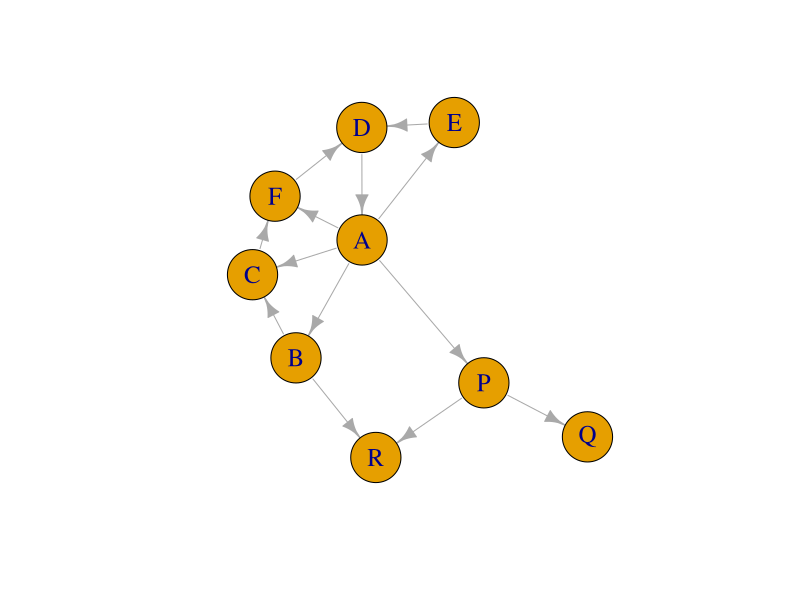
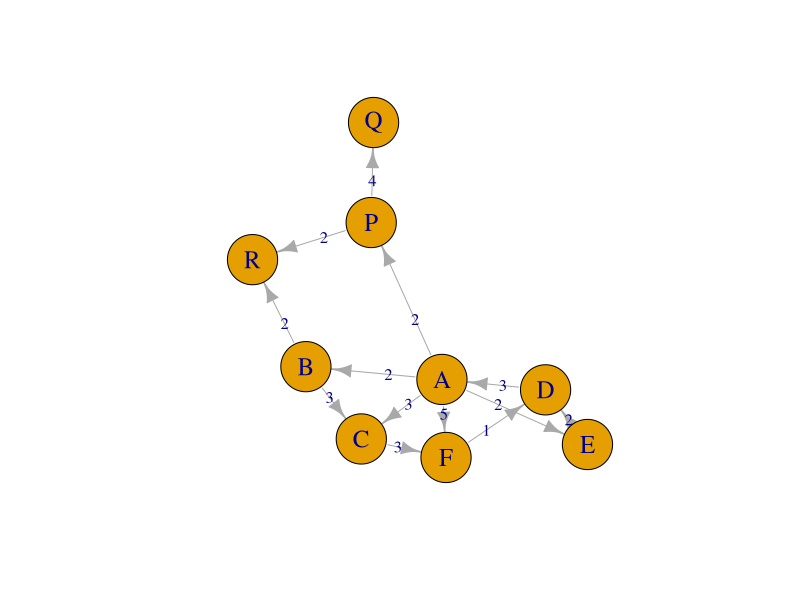

These figures' R source, in order:
library(igraph)
options(repr.plot.width = 12, repr.plot.height =8)

df <- data.frame("n1" = c('A','A','A','A','B','C','F','E','D','A','P','P','B'),
                 "n2" = c('B','C','E','F','C','F','D','D','A','P','Q','R','R'),
                 "weight"= c(2,3,2,5,3,3,1,2,3,2,4,2,2))
df

graph_df <- graph_from_data_frame(df, directed=T)
plot(graph_df,vertex.size=30 , vertex.label.cex=1.5)

graph_df <- set_edge_attr(graph_df,"label", value = E(graph_df)$weight)
plot(graph_df,vertex.size=30 , vertex.label.cex=1.5)

# Compute shortest path using dijkstra algorithm with mode 'out'
distances(graph_df, v = c('A'), to= c('F','D'), mode = c('out'), algorithm = c('dijkstra'))

# Compute shortest path using bellman ford algorithm with mode 'out'
distances(graph_df, v = c('P'), to= c('Q','B'), mode = c('out'), algorithm = c('bellman-ford'))

# Compute shortest path using dijkstra algorithm with mode 'in'
distances(graph_df, v = c('A'), to= c('F','D'), mode = c('in'), algorithm = c('dijkstra'))

# Compute shortest path using bellman ford algorithm with mode 'in'
distances(graph_df, v = c('P'), to= c('Q','B'), mode = c('in'), algorithm = c('bellman-ford'))

# Compute shortest path using dijkstra algorithm with mode 'all'
distances(graph_df, v = c('A'), to= c('F','D'), mode = c('all'), algorithm = c('dijkstra'))

# Compute shortest path using bellman ford algorithm with mode 'all'
distances(graph_df, v = c('P'), to= c('Q','B'), mode = c('all'), algorithm = c('bellman-ford'))

#Compute the shotest path with mode 'out'
path <- shortest_paths(graph_df, from = 'F' , to = c('A'),  mode= c('out'))
path$vpath

#Compute the shotest path with mode 'in'
path <- shortest_paths(graph_df, from = 'F' , to = c('A'),  mode= c('in'))
path$vpath

#Compute the shotest path with mode 'all'
path <- shortest_paths(graph_df, from = 'F' , to = c('A'),  mode= c('all'))
path$vpath

#Compute the shotest path with mode 'out'
path <- shortest_paths(graph_df, from = 'F' , to = c('A', 'E'),  mode= c('out'))
path$vpath


